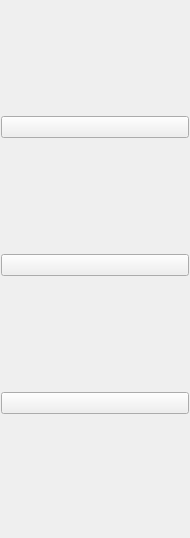
<?xml version="1.0" encoding="UTF-8"?>
<ui version="4.0">
 <class>FiguresPanel</class>
 <widget class="QWidget" name="FiguresPanel">
  <property name="geometry">
   <rect>
    <x>0</x>
    <y>0</y>
    <width>190</width>
    <height>538</height>
   </rect>
  </property>
  <property name="windowTitle">
   <string>Form</string>
  </property>
  <layout class="QVBoxLayout" name="verticalLayout">
   <property name="spacing">
    <number>1</number>
   </property>
   <property name="leftMargin">
    <number>1</number>
   </property>
   <property name="topMargin">
    <number>1</number>
   </property>
   <property name="rightMargin">
    <number>1</number>
   </property>
   <property name="bottomMargin">
    <number>1</number>
   </property>
   <item>
    <widget class="QPushButton" name="pushButton_circle">
     <property name="text">
      <string/>
     </property>
     <property name="checkable">
      <bool>true</bool>
     </property>
     <property name="checked">
      <bool>false</bool>
     </property>
    </widget>
   </item>
   <item>
    <widget class="QPushButton" name="pushButton_square">
     <property name="text">
      <string/>
     </property>
     <property name="checkable">
      <bool>true</bool>
     </property>
     <property name="checked">
      <bool>false</bool>
     </property>
    </widget>
   </item>
   <item>
    <widget class="QPushButton" name="pushButton_line">
     <property name="text">
      <string/>
     </property>
     <property name="checkable">
      <bool>true</bool>
     </property>
     <property name="checked">
      <bool>false</bool>
     </property>
    </widget>
   </item>
   <item>
    <spacer name="verticalSpacer">
     <property name="orientation">
      <enum>Qt::Vertical</enum>
     </property>
    </spacer>
   </item>
  </layout>
 </widget>
 <resources/>
 <connections/>
</ui>
